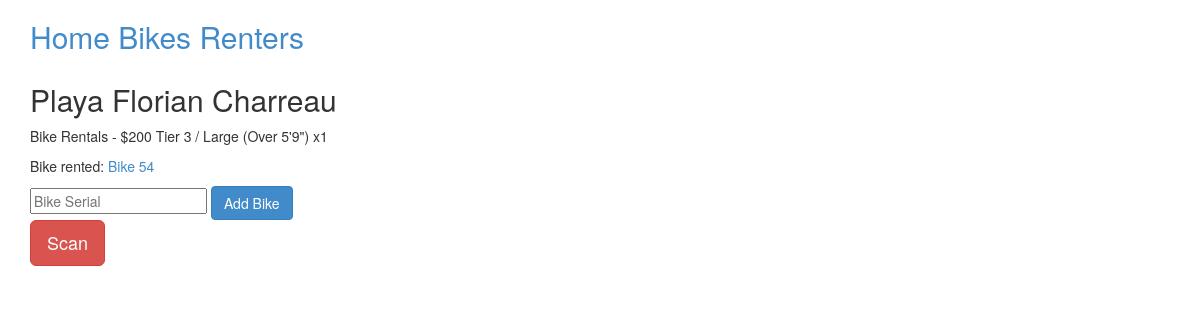
The app's page /renter/6, older data.
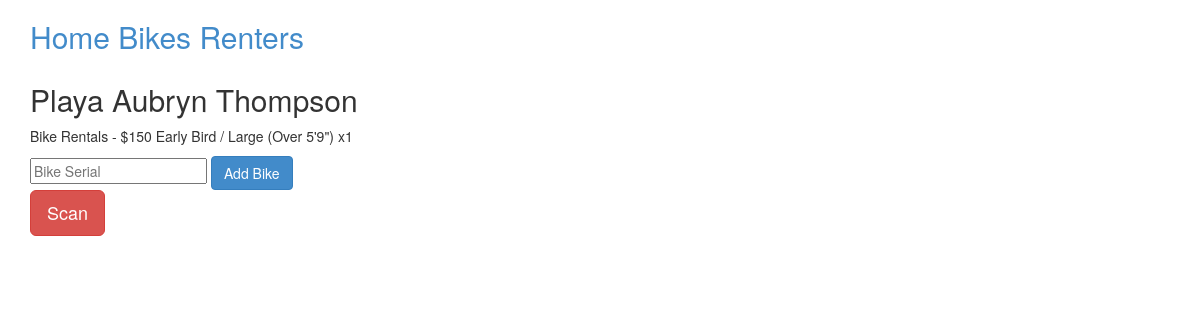
The same page, newer data.
### bike/models.py (models this page shows, shortened)
class Renter(Base):
  __tablename__ = 'renter'
  id = Column(Integer, primary_key=True)
  name = Column(String(255), unique=False)
  email = Column(String(255), unique=False)
  code = Column(String(255), unique=True)
  bikes = relationship('Bike', backref=backref('renter'))
  zipcode = Column(String(255))
  phone = Column(String(255))
  desc = Column(String)
  qty = Column(Integer)

class Bike(Base):
  __tablename__ = 'bike'
  id = Column(Integer, primary_key=True)
  renter_id = Column(Integer, ForeignKey('renter.id'))
  code = Column(String(255), unique=True)
  comment = Column(String)
  def __repr__(self):
    return 'Bike %s' % (self.code)

### bike/views.py (the view, shortened to what this page needs)
@app.route('/renter/<oid>', methods=['GET','POST'])
def renter(oid):
  if not db.query(Renter).filter_by(id=oid).count():
    abort(404)
  renter = db.query(Renter).filter_by(id=oid)[0]
  err = ''
  return render_template('renter.html', renter=renter, error=err)

### bike/__init__.py (called while the page is built)
@app.teardown_appcontext
def shutdown_session(exception=None):
  db.remove()

### bike/templates/renter.html (shortened to what this page needs)
{% extends "base.html" %}
{% block content %}
  <h2>Playa {{renter.name}}</h2>
  <p>{{renter.desc}} x{{renter.qty}}</p>
  {% for bike in renter.bikes %}
  <p>Bike rented: <a href="/bike/{{bike.code}}">{{bike}}</a></p>
  {% endfor %}
  <form method="POST">
  	<input type="text" name="attach_bike" placeholder="Bike Serial">
  	<input type="submit" value="Add Bike" class="btn btn-hg btn-primary">
  </form>
  <a href="zxing://scan/?ret={{url_for('renter', oid=renter.id, _external=True)|urlencode}}?attach_bike=%7BCODE%7D" class="btn btn-lg btn-danger">Scan</a>
{% endblock %}

Row changes from the older to the newer data that the page shows:
no longer on this page (row edited): Bike: code "Bike 54"
changed Renter: name "Florian Charreau" → "Aubryn Thompson"; desc "Bike Rentals - $200 Tier 3 / Large (Over 5'9\")" → "Bike Rentals - $150 Early Bird / Large (Over 5'9\")"
